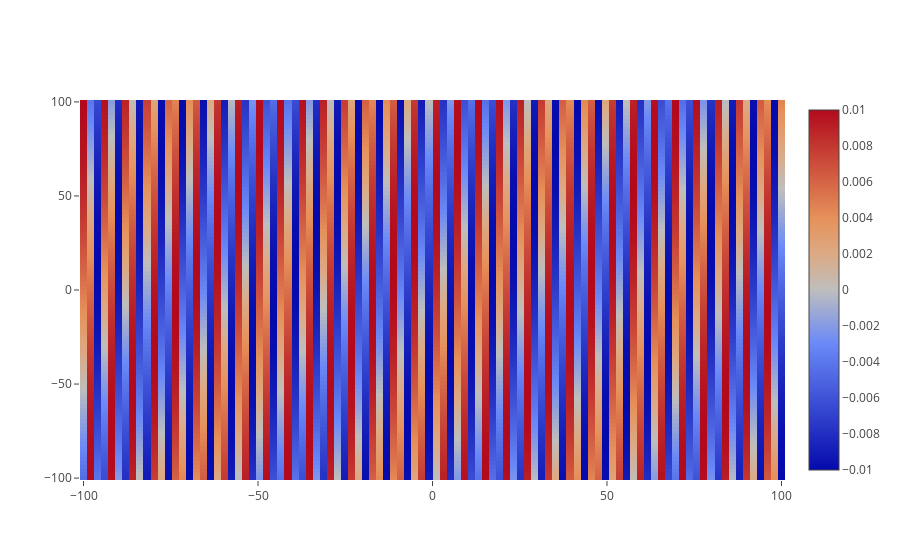

Notebook code for this chart:
### Markdown cell above
### bad approach

Check the math, [this](http://fourier.eng.hmc.edu/e101/lectures/Image_Processing/node6.html) seems like a great resource to get the math right

### Code cell
left, right = -100, 100
down, up = -100, 100
resolution = 100
size = (50, 50)

width = np.linspace(start = left, stop = right, num = resolution)
height = np.linspace(start = down, stop = up, num = resolution)

x = pd.DataFrame({"x": width, "id": 1})
y = pd.DataFrame({"y": height, "id": 1})

result = pd.merge(left = x, right = y, how = "outer", on = "id").drop("id", axis=1)
result["space"] = 0

### K Space encoding
### (x, y, amplitude)
data1 = [(1, 0.01, 0.01)]

for wave in data1:
    result["space"] += wave[2] * np.sin((result["x"] * wave[0]) + (result["y"] * wave[1]))

# pltx = result["x"]
# plty = result["space"]
# plt.plot(pltx, plty, ".")
# plt.show()

trace = go.Heatmap(
    x = result["x"],
    y = result["y"],
    z = result["space"],
)

fig = dict(data=[trace])
iplot(fig)

### Figure 1 — Plotly figure (JSON) as saved in the notebook; plotly's stock layout.template omitted (floating-point values rounded to 4 significant figures; data arrays with more than 128 entries replaced by an {"elided": "..."} marker saying what was removed)
{"data": [{"type": "heatmap", "x": {"elided": "10000 float values"}, "y": {"elided": "10000 float values"}, "z": {"elided": "10000 float values"}}], "layout": {}}
